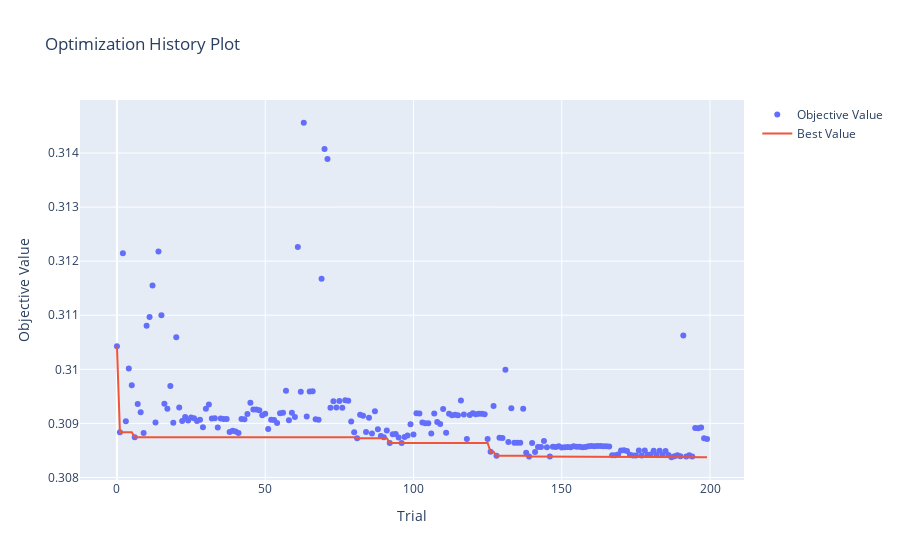

Notebook source saved alongside this figure:
### Code cell
# 'et_n_estimators': 1244, 'et_max_depth': 27, 'et_min_samples_split': 5, 'et_min_samples_leaf': 2 - 0.3081084996280383
# 'et_n_estimators': 1931, 'et_max_depth': 26, 'et_min_samples_split': 4, 'et_min_samples_leaf': 2 - 0.3081757201790431
# 'et_n_estimators': 1121, 'et_max_depth': 17, 'et_min_samples_split': 2, 'et_min_samples_leaf': 2 - 0.30813124682434545

from sklearn.ensemble import ExtraTreesRegressor


def get_et_parameters(trial: Trial) -> dict[str, int | float]:
    return {
        "max_features": 0.5,
        "n_estimators": trial.suggest_int("n_estimators", 500, 2000),
        "max_depth": trial.suggest_int("max_depth", 10, 30),
        "min_samples_split": trial.suggest_int("min_samples_split", 2, 11),
        "min_samples_leaf": trial.suggest_int("min_samples_leaf", 1, 5),
        "random_state": RANDOM_STATE,
    }


model_parameters[ExtraTreesRegressor] = get_et_parameters

run_study(ExtraTreesRegressor, X_final, y, kfold, n_trials=200)

### Figure 1 — Plotly figure (JSON) as saved in the notebook; plotly's stock layout.template omitted (floating-point values rounded to 4 significant figures; data arrays with more than 128 entries replaced by an {"elided": "..."} marker saying what was removed)
{"data": [{"mode": "markers", "name": "Objective Value", "type": "scatter", "x": {"elided": "200 int values"}, "y": {"elided": "200 float values"}}, {"mode": "lines", "name": "Best Value", "type": "scatter", "x": {"elided": "200 int values"}, "y": {"elided": "200 float values"}}, {"marker": {"color": "#cccccc"}, "mode": "markers", "name": "Infeasible Trial", "showlegend": false, "type": "scatter", "x": [], "y": []}], "layout": {"title": {"text": "Optimization History Plot"}, "xaxis": {"title": {"text": "Trial"}}, "yaxis": {"title": {"text": "Objective Value"}}}}
